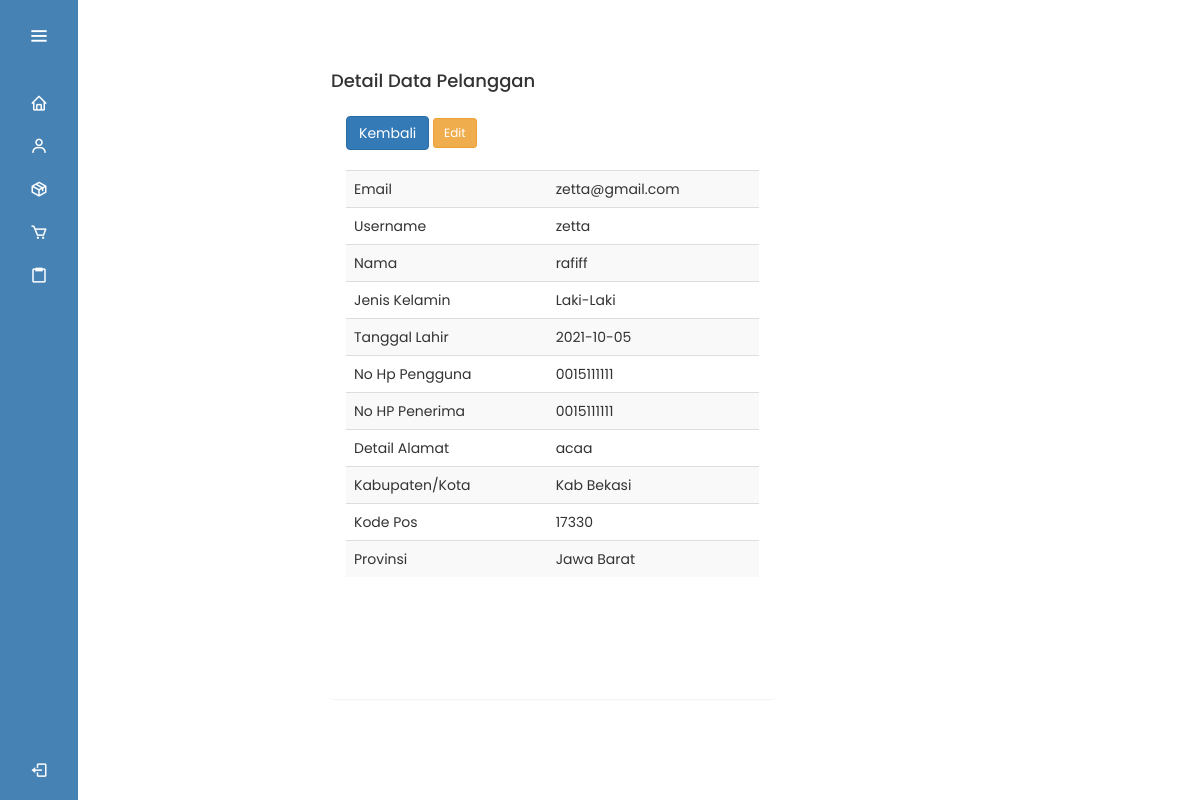
The app's page /admin/pengguna_detail.php?id=12 with its own data.
### tables this page shows
CREATE TABLE `customer` (
  `id_customer` int(11) NOT NULL,
  `nama` varchar(255) NOT NULL,
  `jenis_kelamin` varchar(255) NOT NULL,
  `tanggal_lahir` varchar(255) NOT NULL,
  `phone` varchar(255) NOT NULL,
  `id_user` int(11) NOT NULL,
  `id_alamat` int(11) NOT NULL
);

CREATE TABLE `user` (
  `id_user` int(11) NOT NULL,
  `username` varchar(255) NOT NULL,
  `email` varchar(100) NOT NULL,
  `password` varchar(255) DEFAULT NULL
);

CREATE TABLE `alamat` (
  `id_alamat` int(11) NOT NULL,
  `detail_alamat` text NOT NULL,
  `provinsi` varchar(255) NOT NULL,
  `kota` varchar(255) NOT NULL,
  `kode_pos` varchar(20) NOT NULL,
  `no_hp` varchar(20) NOT NULL
);

### admin/pengguna_detail.php (the view, shortened to what this page needs)
<!DOCTYPE html>
<html lang="en">
<head>
    <link rel="stylesheet" href="style.css">
    <link href='https://unpkg.com/boxicons@2.1.4/css/boxicons.min.css' rel='stylesheet'>
    <link rel="stylesheet" href="assets/css/bootstrap.css">
</head>
<body>
</body>
</html>
<?php include 'sidebar.php'; ?>
<div class="container">
    <br><br><br>
    <div class="col-md-5 col-md-offset-3">
        <div class="panel">
            <div class="panel-handling">
                <h4>Detail Data Pelanggan</h4>
            </div>
            <div class="panel-body">
                <?php
                include "koneksi.php";
                $id = $_GET['id'];
                $data = mysqli_query($koneksi, "SELECT
   user.id_user,
    user.email,
    user.username,
    user.password,
    customer.id_customer,
    customer.nama,
    customer.jenis_kelamin,
    customer.tanggal_lahir,
    customer.phone,
    alamat.no_hp,
    alamat.id_alamat,
    alamat.detail_alamat,
    alamat.kota,
    alamat.provinsi,
    alamat.kode_pos
FROM
    customer
JOIN
    alamat ON customer.id_alamat = alamat.id_alamat
JOIN
    user ON customer.id_user = user.id_user
WHERE
customer.id_customer = '$id'");
                while ($d = mysqli_fetch_array($data)) { ?>
                    <a href="pengguna.php"><button class="btn btn-primary"><i class="fa fa-angle-left"></i> Kembali </button></a>
                    <a href="pengguna_edit.php?id=<?php echo $d['id_customer']; ?>" class="btn btn-sm btn-warning">Edit</a>
                    <br>
                    <br>
                    <table class="table table-striped">
                        <tr>
                            <td>Email</td>
                            <td><?php echo $d['email']; ?></td>
                        </tr>
                        <tr>
                            <td>Username</td>
                            <td><?php echo $d['username']; ?></td>
                        </tr>
                        <tr>
                            <td>Nama</td>
                            <td><?php echo $d['nama']; ?></td>
                        </tr>
                        <tr>
                            <td>Jenis Kelamin</td>
                            <td><?php echo $d['jenis_kelamin']; ?></td>
                        </tr>
                        <tr>
                            <td>Tanggal Lahir</td>
                            <td><?php echo $d['tanggal_lahir']; ?></td>
                        </tr>
                        <tr>
                            <td>No Hp Pengguna</td>
                            <td><?php echo $d['phone']; ?></td>
                        </tr>
                        <tr>
                            <td>No HP Penerima</td>
                            <td><?php echo $d['no_hp']; ?></td>
                        </tr>
                        <tr>
                            <td>Detail Alamat</td>
                            <td><?php echo $d['detail_alamat']; ?></td>
                        </tr>
                        <tr>
                            <td>Kabupaten/Kota</td>
                            <td><?php echo $d['kota']; ?></td>
                        </tr>
                        <tr>
                            <td>Kode Pos</td>
                            <td><?php echo $d['kode_pos']; ?></td>
                        </tr>
                        <tr>
                            <td>Provinsi</td>
                            <td><?php echo $d['provinsi']; ?></td>
                        </tr>
                    </table>
                    <br>
                    <div class="clearfix" style="padding-top:16%;"></div>
                <?php } ?>
            </div>
        </div>
    </div>
</div>

### admin/style.css (style rules this page uses)
* { padding: 0%; margin: 0%; box-sizing: border-box; font-family: 'Poppins', sans-serif; }
body { min-height: 100vh; }

### records on screen
customer: id_user.email "zetta@gmail.com", id_user.username "zetta", nama "rafiff", jenis_kelamin "Laki-Laki", tanggal_lahir "2021-10-05", phone "0015111111", id_alamat.no_hp "0015111111", id_alamat.detail_alamat "acaa", id_alamat.kota "Kab Bekasi", id_alamat.kode_pos "17330", id_alamat.provinsi "Jawa Barat"
